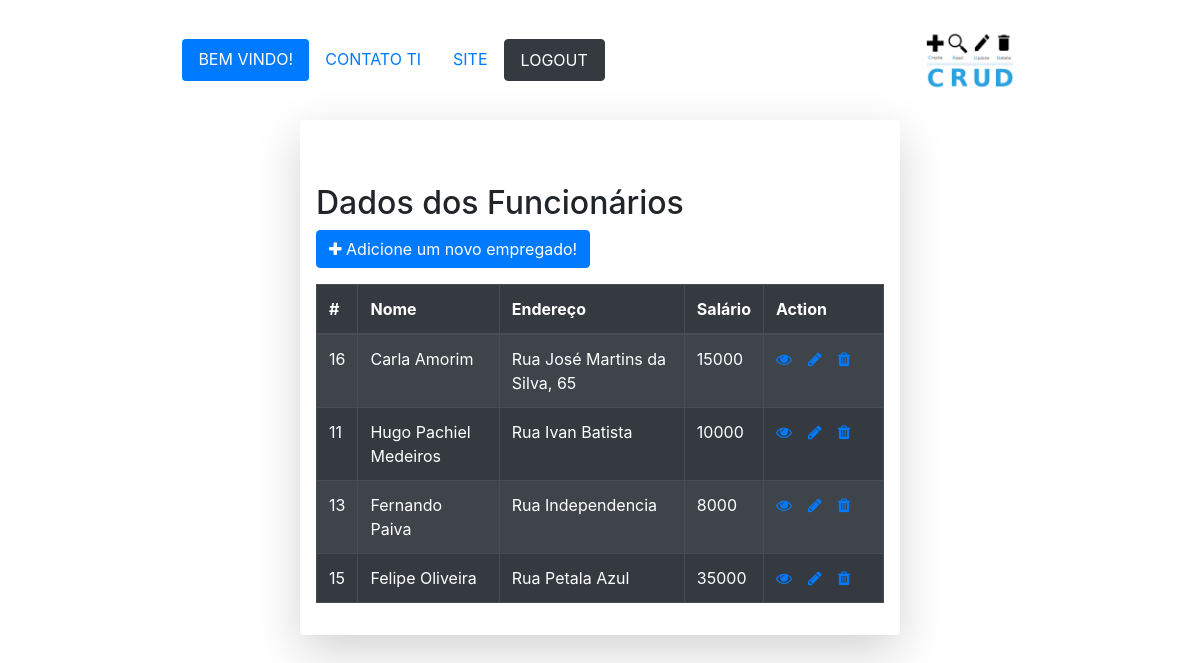
The page /CODIGOFONTE/crud/index.php on the database its author committed.
### tables this page shows
CREATE TABLE IF NOT EXISTS `funcionarios` (
  `id` int NOT NULL AUTO_INCREMENT,
  `nome` varchar(100) NOT NULL,
  `endereco` varchar(200) NOT NULL,
  `salario` int NOT NULL,
  PRIMARY KEY (`id`)
);

### CODIGOFONTE/crud/index.php (the view, shortened to what this page needs)
<!DOCTYPE html>
<html lang="pt-br">
<head>
    <link rel="stylesheet" href="https://stackpath.bootstrapcdn.com/bootstrap/4.5.2/css/bootstrap.min.css">
    <link rel="stylesheet" href="https://maxcdn.bootstrapcdn.com/font-awesome/4.7.0/css/font-awesome.min.css">
</head>
<body>
    <header style="  display: flex;
    flex-direction: row;
    align-items: center;
    justify-content: space-around;
    padding: 24px;">
        <nav class="nav nav-pills nav-justified-content-center">
        <a class="nav-item nav-link active" href="#">BEM VINDO!</a>
        <a class="nav-item nav-link" href="https://www.gov.br/fale-conosco">CONTATO TI</a>
        <a class="nav-item nav-link" href="https://www.canalti.com.br/">SITE</a>
        <a class="nav-item nav-link btn btn-dark" href="#">LOGOUT</a>
        </nav>
        <img style="height: 72px" src="CRUD.png">
    </header>
    <div class="wrapper ">
        <div class="container-fluid shadow-lg p-3 mb-5 bg-white rounded">
            <div class="row">
                <div class="col-md-12">
                    <div class="mt-5 mb-3 clearfix">
                        <h2 class="pull-left ">Dados dos Funcionários</h2>
                        <a href="create.php" class="btn btn-primary"><i class="fa fa-plus" ></i> Adicione um novo empregado!</a>
                    </div>
                    <?php
                    require_once "config.php";
                    $sql = "SELECT * FROM funcionarios";
                    if($result = mysqli_query($link, $sql)){
                        if(mysqli_num_rows($result) > 0){
                            echo '<table class="table table-bordered table-striped table-dark">';
                                echo "<thead>";
                                    echo "<tr>";
                                        echo "<th>#</th>";
                                        echo "<th>Nome</th>";
                                        echo "<th>Endereço</th>";
                                        echo "<th>Salário</th>";
                                        echo "<th>Action</th>";
                                    echo "</tr>";
                                echo "</thead>";
                                echo "<tbody>";
                                while($row = mysqli_fetch_array($result)){
                                    echo "<tr>";
                                        echo "<td>" . $row['id'] . "</td>";
                                        echo "<td>" . $row['nome'] . "</td>";
                                        echo "<td>" . $row['endereco'] . "</td>";
                                        echo "<td>" . $row['salario'] . "</td>";
                                        echo "<td>";
                                            echo '<a href="read.php?id='. $row['id'] .'" class="mr-3" title="View Record" data-toggle="tooltip"><span class="fa fa-eye"></span></a>';
                                            echo '<a href="update.php?id='. $row['id'] .'" class="mr-3" title="Update Record" data-toggle="tooltip"><span class="fa fa-pencil"></span></a>';
                                            echo '<a href="delete.php?id='. $row['id'] .'" title="Delete Record" data-toggle="tooltip"><span class="fa fa-trash"></span></a>';
                                        echo "</td>";
                                    echo "</tr>";
                                }
                                echo "</tbody>";
                            echo "</table>";
                        } else{
                            echo '<div class="alert alert-danger"><em>Nenhum registro encontrado.</em></div>';
                        }
                    } else{
                        echo "Oops! Something went wrong. Please try again later.";
                    }
                    ?>
                </div>
            </div>
        </div>
    </div>
</body>
</html>

### CODIGOFONTE/crud/index.php (style rules this page uses)
.wrapper { width: 600px; margin: 0 auto; }
table tr td:last-child { width: 120px; }

### rows shown on the page
funcionarios: id "16", nome "Carla Amorim", endereco "Rua José Martins da Silva, 65", salario "15000"
funcionarios: id "11", nome "Hugo Pachiel Medeiros", endereco "Rua Ivan Batista", salario "10000"
funcionarios: id "13", nome "Fernando Paiva", endereco "Rua Independencia", salario "8000"
funcionarios: id "15", nome "Felipe Oliveira", endereco "Rua Petala Azul", salario "35000"
